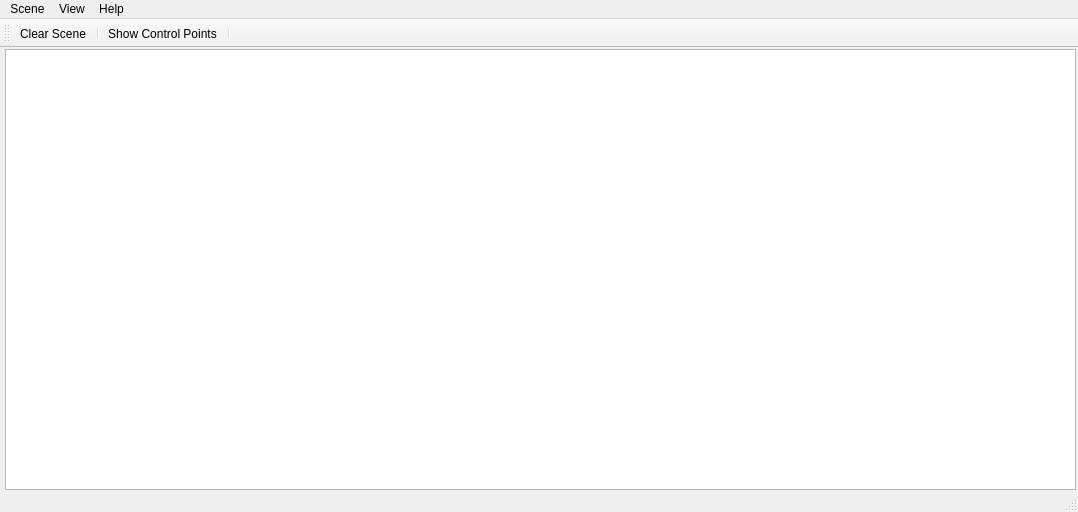
<?xml version="1.0" encoding="UTF-8"?>
<ui version="4.0">
 <class>MainWindow</class>
 <widget class="QMainWindow" name="MainWindow">
  <property name="geometry">
   <rect>
    <x>0</x>
    <y>0</y>
    <width>1078</width>
    <height>512</height>
   </rect>
  </property>
  <property name="windowTitle">
   <string>Curve Editor</string>
  </property>
  <property name="windowIcon">
   <iconset resource="Resource.qrc">
    <normaloff>:/images/images/icon.png</normaloff>:/images/images/icon.png</iconset>
  </property>
  <widget class="QWidget" name="centralWidget">
   <widget class="QGraphicsView" name="graphicsView">
    <property name="geometry">
     <rect>
      <x>5</x>
      <y>1</y>
      <width>1071</width>
      <height>441</height>
     </rect>
    </property>
   </widget>
  </widget>
  <widget class="QMenuBar" name="menuBar">
   <property name="geometry">
    <rect>
     <x>0</x>
     <y>0</y>
     <width>1078</width>
     <height>21</height>
    </rect>
   </property>
   <widget class="QMenu" name="menuScene">
    <property name="title">
     <string>Scene</string>
    </property>
    <addaction name="actionClear_Scene"/>
   </widget>
   <widget class="QMenu" name="menuView">
    <property name="title">
     <string>View</string>
    </property>
    <addaction name="actionTool_Bar"/>
    <addaction name="actionStatus_bar"/>
   </widget>
   <widget class="QMenu" name="menuHelp">
    <property name="title">
     <string>Help</string>
    </property>
    <addaction name="actionAbout"/>
   </widget>
   <addaction name="menuScene"/>
   <addaction name="menuView"/>
   <addaction name="menuHelp"/>
  </widget>
  <widget class="QStatusBar" name="statusBar"/>
  <widget class="QToolBar" name="toolBar">
   <property name="windowTitle">
    <string>toolBar</string>
   </property>
   <attribute name="toolBarArea">
    <enum>TopToolBarArea</enum>
   </attribute>
   <attribute name="toolBarBreak">
    <bool>false</bool>
   </attribute>
   <addaction name="actionClear_Scene"/>
   <addaction name="separator"/>
   <addaction name="actionShow_Control_Points"/>
   <addaction name="separator"/>
  </widget>
  <action name="actionClear_Scene">
   <property name="text">
    <string>Clear Scene</string>
   </property>
  </action>
  <action name="actionTool_Bar">
   <property name="checkable">
    <bool>true</bool>
   </property>
   <property name="checked">
    <bool>true</bool>
   </property>
   <property name="text">
    <string>Tool Bar</string>
   </property>
  </action>
  <action name="actionStatus_bar">
   <property name="checkable">
    <bool>true</bool>
   </property>
   <property name="checked">
    <bool>true</bool>
   </property>
   <property name="text">
    <string>Status bar</string>
   </property>
  </action>
  <action name="actionAbout">
   <property name="text">
    <string>About Curve Editor...</string>
   </property>
  </action>
  <action name="actionShow_Control_Points">
   <property name="checkable">
    <bool>true</bool>
   </property>
   <property name="checked">
    <bool>false</bool>
   </property>
   <property name="text">
    <string>Show Control Points</string>
   </property>
  </action>
 </widget>
 <layoutdefault spacing="6" margin="11"/>
 <resources>
  <include location="Resource.qrc"/>
 </resources>
 <connections/>
</ui>
